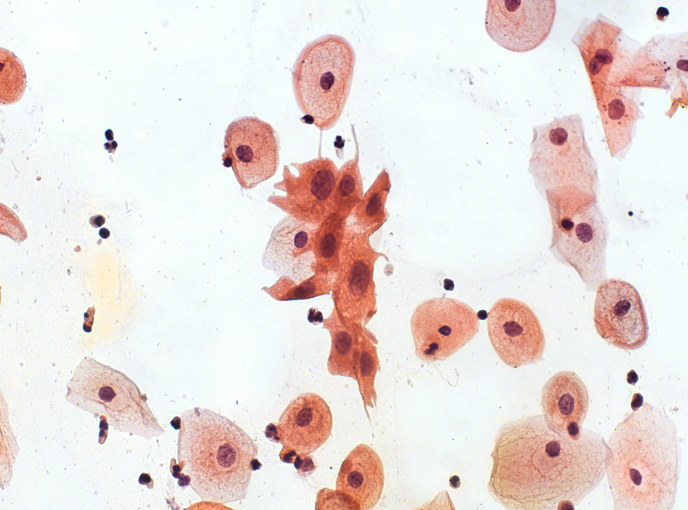
#> input picture cell_images/00b1e59ebc3e7be500ef7548207d44e2.png, 1376 x 1020 px (shown at 1/2 size)
$ python -i hu.py   (imports and definitions only)
#> lines starting #> are read from the running program, lines starting #| are printed output that depends on the picture; long printed decimals are rounded
import cv2
import numpy as np
import matplotlib.pyplot as plt
from skimage import exposure, color, io
from skimage.measure import moments_hu
import cv2
import numpy as np
import matplotlib.pyplot as plt

# Função para calcular momentos invariantes de Hu
def calculate_hu_moments(image):
    moments = cv2.moments(image)
    hu_moments = cv2.HuMoments(moments)
    # Transformando os momentos em uma escala logarítmica
    for i in range(0, 7):
        hu_moments[i] = -1 * np.sign(hu_moments[i]) * np.log10(np.abs(hu_moments[i]))
    return hu_moments.flatten()

def hu_cinza_hsv(caminho_arquivo):
    # Carregue a imagem
    image = cv2.imread(caminho_arquivo)
#> image is the input picture: shape (1020, 1376, 3); mean B, G, R 219.4, 222.9, 233.1

    # Converta a imagem para tons de cinza
    gray_image = cv2.cvtColor(image, cv2.COLOR_BGR2GRAY)
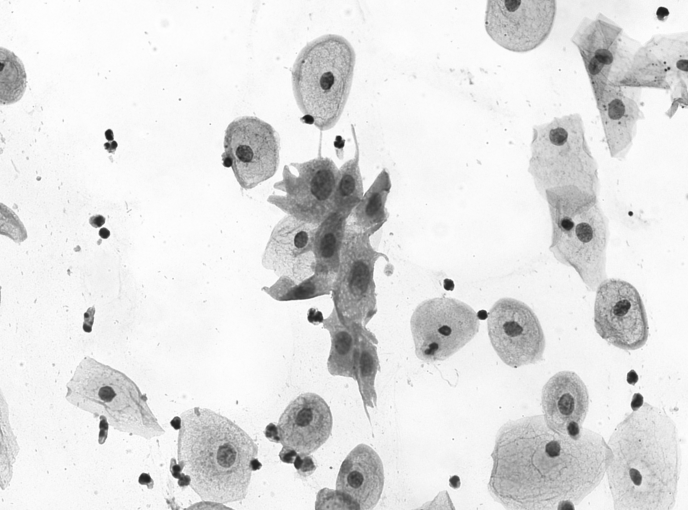
#> gray_image: shape (1020, 1376) (shown at 1/2 size); min 20, max 254, mean 225.5

    # Calcule os momentos invariantes de Hu para a imagem em tons de cinza
    hu_moments_gray = calculate_hu_moments(gray_image)
#> in calculate_hu_moments, `moments = cv2.moments(image)`: moments = moments, m00 316529470, centre m10/m00, m01/m00 = (676.3, 502.1)
#> in calculate_hu_moments, `hu_moments = cv2.HuMoments(moments)`: hu_moments = [0.000784, 5.54e-08, 4.63e-13, 2.22e-13, 2.5e-26, 2.46e-17, -6.64e-26]
#> after the loop in calculate_hu_moments, `for i in range(0, 7):`: hu_moments = [3.11, 7.26, 12.33, 12.65, 25.6, 16.61, -25.18]
#> hu_moments_gray = [3.11, 7.26, 12.33, 12.65, 25.6, 16.61, -25.18]

    print("Momentos Invariantes de Hu - Imagem em Tons de Cinza:")
    print(hu_moments_gray)
#| [  3.106    7.257  12.334  12.655  25.602
#|   16.610 -25.178]

    # Calcule os momentos invariantes de Hu para cada canal de cor (R, G, B)
    channels = cv2.split(image)
    hu_moments_channels = []
    for channel in channels:
        hu_moments_channel = calculate_hu_moments(channel)
        hu_moments_channels.append(hu_moments_channel)
        print(f"Momentos Invariantes de Hu - Canal {len(hu_moments_channels)}:")
        print(hu_moments_channel)
#> this loop made 3 passes
#> hu_moments_channel on passes 1 to 3: [3.09, 7.21, 11.98, 12.31, 25.31, 16.41, -24.45], [3.1, 7.24, 12.13, 12.45, 25.16, 16.38, -24.78], [3.12, 7.31, 13.18, 13.47, 27.13, 17.37, -26.84]
#| Momentos Invariantes de Hu - Canal 1:
#| [  3.091   7.214  11.977  12.308  25.314
#|   16.406 -24.455]
#| Momentos Invariantes de Hu - Canal 2:
#| [  3.099   7.238  12.128   12.452  25.155
#|   16.383 -24.777]
#| Momentos Invariantes de Hu - Canal 3:
#| [  3.124   7.309  13.180  13.467  27.127
#|   17.367 -26.842]
#> after the loop, hu_moments_channels = [[3.09, 7.21, 11.98, 12.31, 25.31, 16.41, -24.45], [3.1, 7.24, 12.13, 12.45, 25.16, 16.38, -24.78], [3.12, 7.31, 13.18, 13.47, 27.13, 17.37, -26.84]]

    # Plot para imagem em tons de cinza e canais de cor em uma tela
    labels = ['Hu Moment 1', 'Hu Moment 2', 'Hu Moment 3', 'Hu Moment 4', 'Hu Moment 5', 'Hu Moment 6', 'Hu Moment 7']
    x = np.arange(len(labels))

    plt.figure(figsize=(15, 10))

    # Plot para imagem em tons de cinza
    plt.subplot(2, 2, 1)
    plt.bar(x, hu_moments_gray, color='gray')
    plt.xlabel('Hu Moments')
    plt.ylabel('Valor')
    plt.title('Momentos Invariantes de Hu - Imagem em Tons de Cinza')
    plt.xticks(x, labels)

    # Plot para canal Vermelho
    plt.subplot(2, 2, 2)
    plt.bar(x, hu_moments_channels[0], color='red')
    plt.xlabel('Hu Moments')
    plt.ylabel('Valor')
    plt.title('Momentos Invariantes de Hu - Canal Vermelho')
    plt.xticks(x, labels)

    # Plot para canal Verde
    plt.subplot(2, 2, 3)
    plt.bar(x, hu_moments_channels[1], color='green')
    plt.xlabel('Hu Moments')
    plt.ylabel('Valor')
    plt.title('Momentos Invariantes de Hu - Canal Verde')
    plt.xticks(x, labels)

    # Plot para canal Azul
    plt.subplot(2, 2, 4)
    plt.bar(x, hu_moments_channels[2], color='blue')
    plt.xlabel('Hu Moments')
    plt.ylabel('Valor')
    plt.title('Momentos Invariantes de Hu - Canal Azul')
    plt.xticks(x, labels)

    plt.tight_layout()
    plt.show()
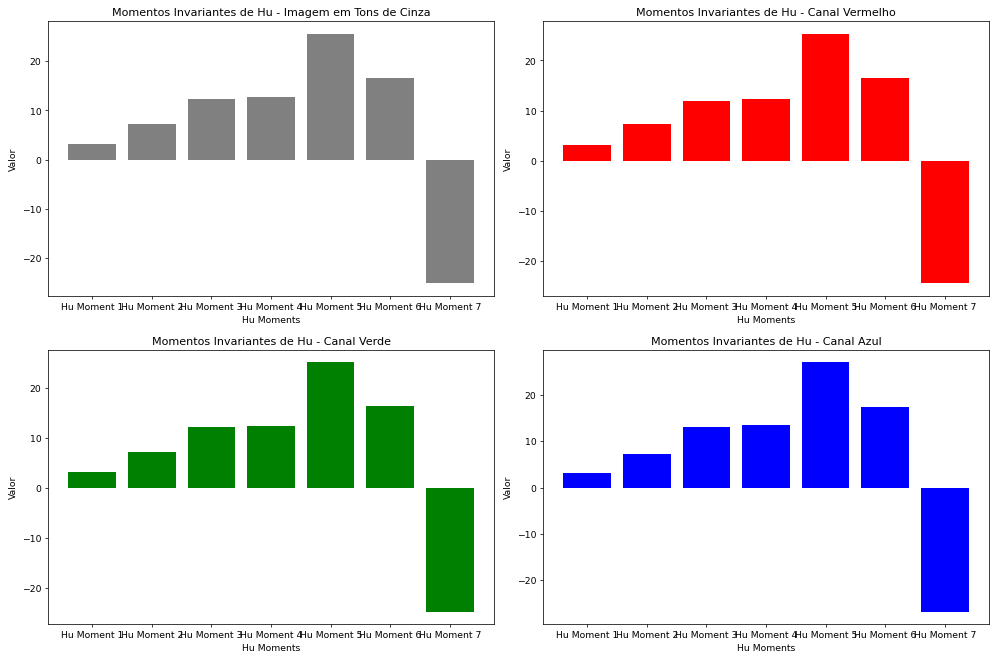
#> figure drawn by matplotlib, 4 panels; panel 1: tallest bar 25.6 high, from x = 3.6 to 4.4; panel 2: tallest bar 25.31 high, from x = 3.6 to 4.4; panel 3: tallest bar 25.16 high, from x = 3.6 to 4.4; panel 4: tallest bar 27.13 high, from x = 3.6 to 4.4


# [61 lines left out: function gerar_invariantes_hu_256, not called in this run]

>>> result = hu_cinza_hsv('../cell_images/00b1e59ebc3e7be500ef7548207d44e2.png')

$ run again, on cell_images/055cde67bf7565df83f914b053ab86eb.png
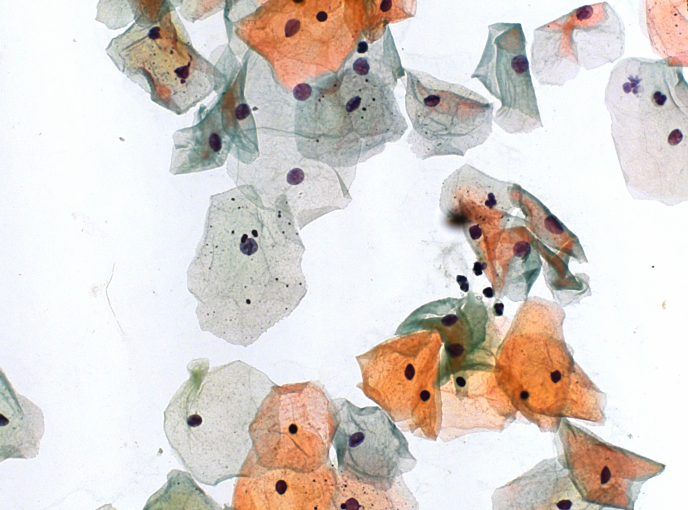
#> input picture cell_images/055cde67bf7565df83f914b053ab86eb.png, 1376 x 1020 px (shown at 1/2 size)
#> in hu_cinza_hsv, image is the input picture: shape (1020, 1376, 3); mean B, G, R 204.9, 210.3, 217.8
#> in hu_cinza_hsv, `gray_image = cv2.cvtColor(image, cv2.COLOR_BGR2GRAY)`:
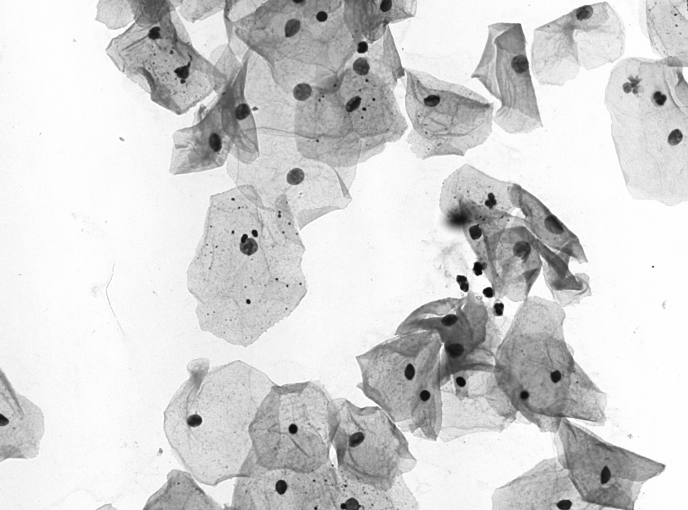
#> gray_image: shape (1020, 1376) (shown at 1/2 size); min 9, max 254, mean 211.9
#> moments = moments, m00 297438389, centre m10/m00, m01/m00 = (673.9, 510.8)
#> in calculate_hu_moments, `hu_moments = cv2.HuMoments(moments)`: hu_moments = [0.000851, 8.38e-08, 3.71e-13, 5.73e-13, 2.63e-25, 1.61e-16, -2.44e-26]
#> after the loop in calculate_hu_moments, `for i in range(0, 7):`: hu_moments = [3.07, 7.08, 12.43, 12.24, 24.58, 15.79, -25.61]
#| [  3.070   7.077  12.431  12.242  24.579
#|   15.792 -25.612]
#> the loop in hu_cinza_hsv, `for channel in channels:` made 3 passes
#> hu_moments_channel on passes 1 to 3: [3.05, 6.99, 12.01, 11.79, 23.78, 15.3, -23.93], [3.07, 7.06, 12.27, 12.12, 24.32, 15.65, -24.97], [3.08, 7.14, 12.87, 12.67, 25.66, 16.81, 25.54]
#> (printed output is left out)
#> after the loop in hu_cinza_hsv, `for channel in channels:`: hu_moments_channels = [[3.05, 6.99, 12.01, 11.79, 23.78, 15.3, -23.93], [3.07, 7.06, 12.27, 12.12, 24.32, 15.65, -24.97], [3.08, 7.14, 12.87, 12.67, 25.66, 16.81, 25.54]]
#> in hu_cinza_hsv, `plt.show()`:
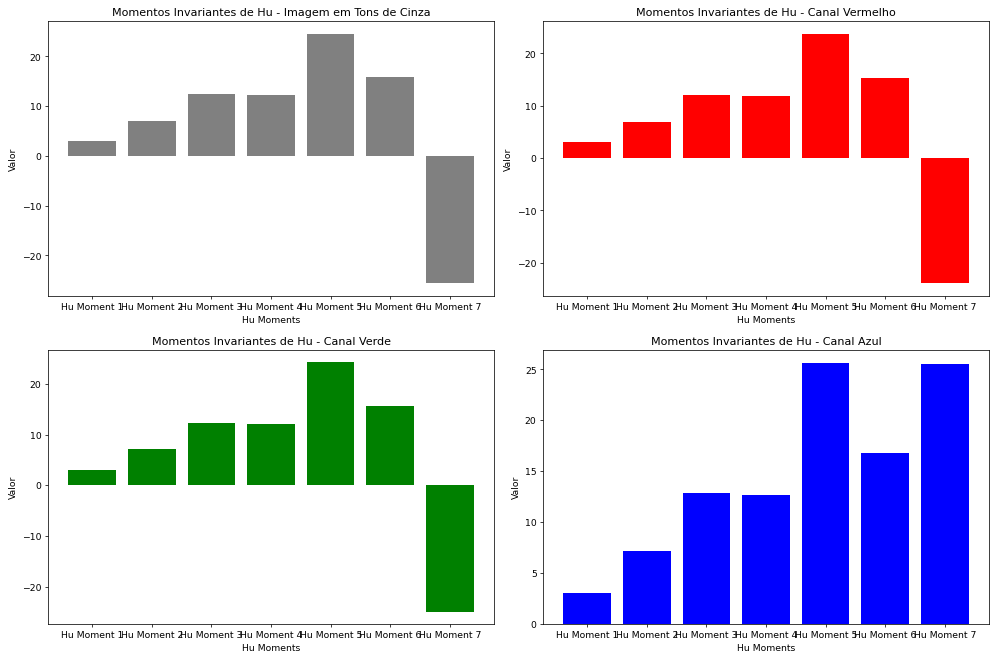
#> figure drawn by matplotlib, 4 panels; panel 1: tallest bar 24.58 high, from x = 3.6 to 4.4; panel 2: tallest bar 23.78 high, from x = 3.6 to 4.4; panel 3: tallest bar 24.32 high, from x = 3.6 to 4.4; panel 4: tallest bar 25.66 high, from x = 3.6 to 4.4

$ run again, on cell_images/0d2057f820c3b157fd030fe3308f60dc.png
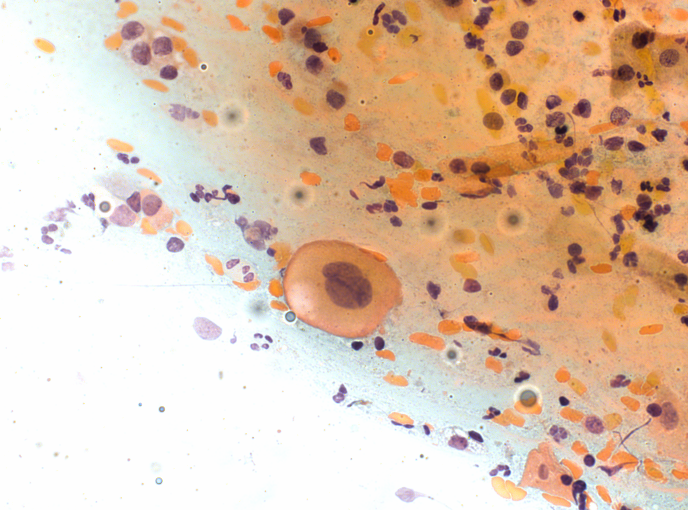
#> input picture cell_images/0d2057f820c3b157fd030fe3308f60dc.png, 1376 x 1020 px (shown at 1/2 size)
#> in hu_cinza_hsv, image is the input picture: shape (1020, 1376, 3); mean B, G, R 172.4, 195.3, 222.9
#> in hu_cinza_hsv, `gray_image = cv2.cvtColor(image, cv2.COLOR_BGR2GRAY)`:
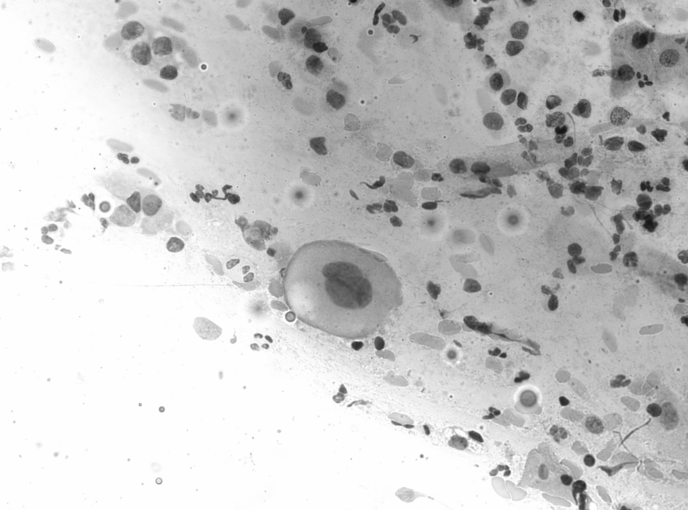
#> gray_image: shape (1020, 1376) (shown at 1/2 size); min 20, max 254, mean 201
#> moments = moments, m00 282041069, centre m10/m00, m01/m00 = (627.6, 539.2)
#> in calculate_hu_moments, `hu_moments = cv2.HuMoments(moments)`: hu_moments = [0.000872, 6.15e-08, 4.59e-12, 8.51e-12, 3.09e-23, 1.39e-15, 4.32e-23]
#> after the loop in calculate_hu_moments, `for i in range(0, 7):`: hu_moments = [3.06, 7.21, 11.34, 11.07, 22.51, 14.86, 22.36]
#| [ 3.059  7.211 11.339  11.070 22.511 14.858
#|  22.364]
#> the loop in hu_cinza_hsv, `for channel in channels:` made 3 passes
#> hu_moments_channel on passes 1 to 3: [3.01, 7.12, 10.53, 10.37, 21.17, 14.23, 20.87], [3.05, 7.2, 11.15, 10.91, 22.17, 14.69, 22.02], [3.1, 7.27, 12.33, 11.97, 24.41, 15.8, 24.19]
#> (printed output is left out)
#> after the loop in hu_cinza_hsv, `for channel in channels:`: hu_moments_channels = [[3.01, 7.12, 10.53, 10.37, 21.17, 14.23, 20.87], [3.05, 7.2, 11.15, 10.91, 22.17, 14.69, 22.02], [3.1, 7.27, 12.33, 11.97, 24.41, 15.8, 24.19]]
#> in hu_cinza_hsv, `plt.show()`:
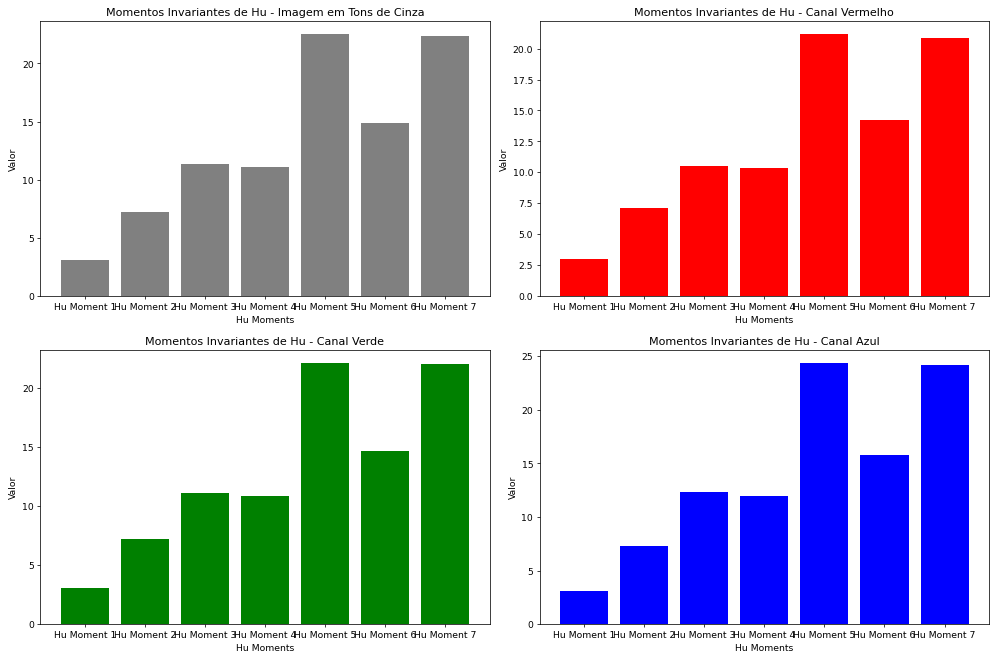
#> figure drawn by matplotlib, 4 panels; panel 1: tallest bar 22.51 high, from x = 3.6 to 4.4; panel 2: tallest bar 21.17 high, from x = 3.6 to 4.4; panel 3: tallest bar 22.17 high, from x = 3.6 to 4.4; panel 4: tallest bar 24.41 high, from x = 3.6 to 4.4

$ run again, on cell_images/14ea41d8e885c165390da7e03f594d9d.png
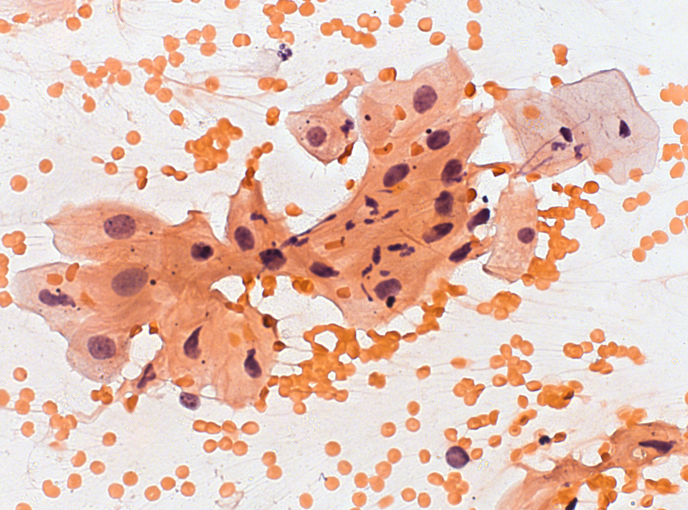
#> input picture cell_images/14ea41d8e885c165390da7e03f594d9d.png, 1376 x 1020 px (shown at 1/2 size)
#> in hu_cinza_hsv, image is the input picture: shape (1020, 1376, 3); mean B, G, R 183.2, 196.7, 230.3
#> in hu_cinza_hsv, `gray_image = cv2.cvtColor(image, cv2.COLOR_BGR2GRAY)`:
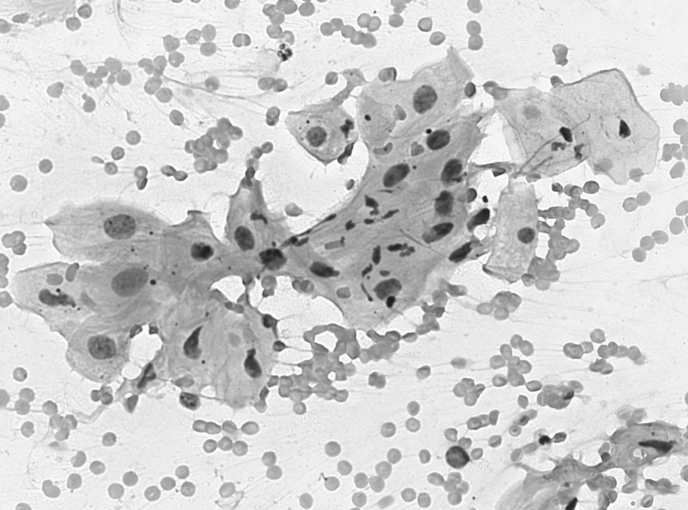
#> gray_image: shape (1020, 1376) (shown at 1/2 size); min 20, max 254, mean 205.2
#> moments = moments, m00 288022757, centre m10/m00, m01/m00 = (687.6, 506)
#> in calculate_hu_moments, `hu_moments = cv2.HuMoments(moments)`: hu_moments = [0.000886, 6.42e-08, 3.69e-13, 2.99e-14, 1.74e-27, 4.4e-18, 2.62e-27]
#> after the loop in calculate_hu_moments, `for i in range(0, 7):`: hu_moments = [3.05, 7.19, 12.43, 13.52, 26.76, 17.36, 26.58]
#| [ 3.053   7.192 12.433 13.524 26.760 17.357
#|  26.582]
#> the loop in hu_cinza_hsv, `for channel in channels:` made 3 passes
#> hu_moments_channel on passes 1 to 3: [2.99, 7.06, 11.8, 12.94, -25.52, 16.48, 25.42], [3.03, 7.15, 12.19, 13.17, 26.24, 16.92, 25.89], [3.12, 7.31, 13.42, 14.66, -29.57, -18.33, -28.71]
#> (printed output is left out)
#> after the loop in hu_cinza_hsv, `for channel in channels:`: hu_moments_channels = [[2.99, 7.06, 11.8, 12.94, -25.52, 16.48, 25.42], [3.03, 7.15, 12.19, 13.17, 26.24, 16.92, 25.89], [3.12, 7.31, 13.42, 14.66, -29.57, -18.33, -28.71]]
#> in hu_cinza_hsv, `plt.show()`:
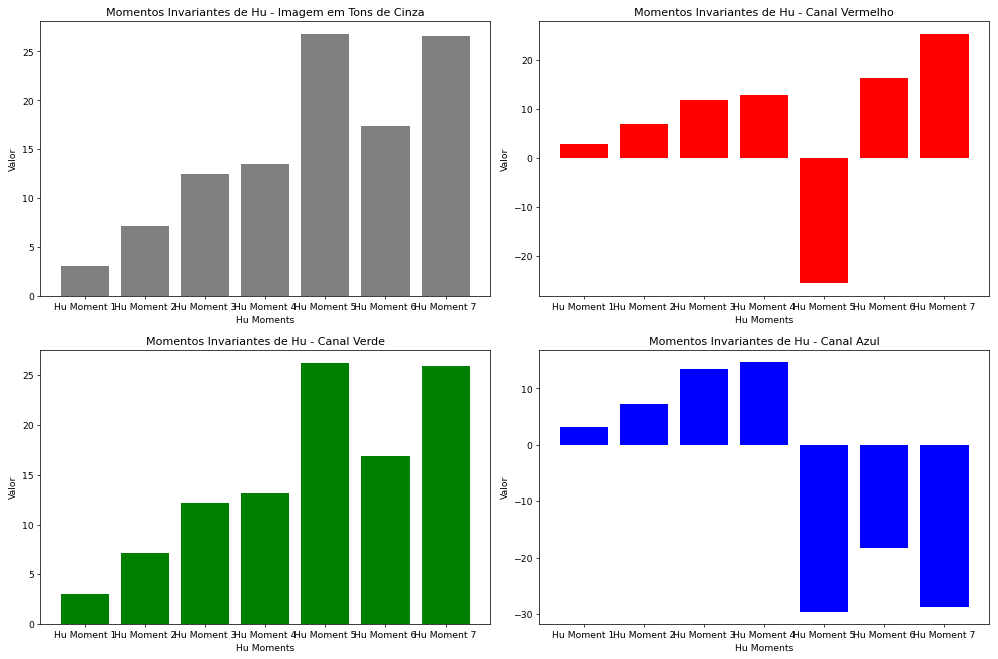
#> figure drawn by matplotlib, 4 panels; panel 1: tallest bar 26.76 high, from x = 3.6 to 4.4; panel 2: tallest bar 25.42 high, from x = 5.6 to 6.4; panel 3: tallest bar 26.24 high, from x = 3.6 to 4.4; panel 4: tallest bar 14.66 high, from x = 2.6 to 3.4
